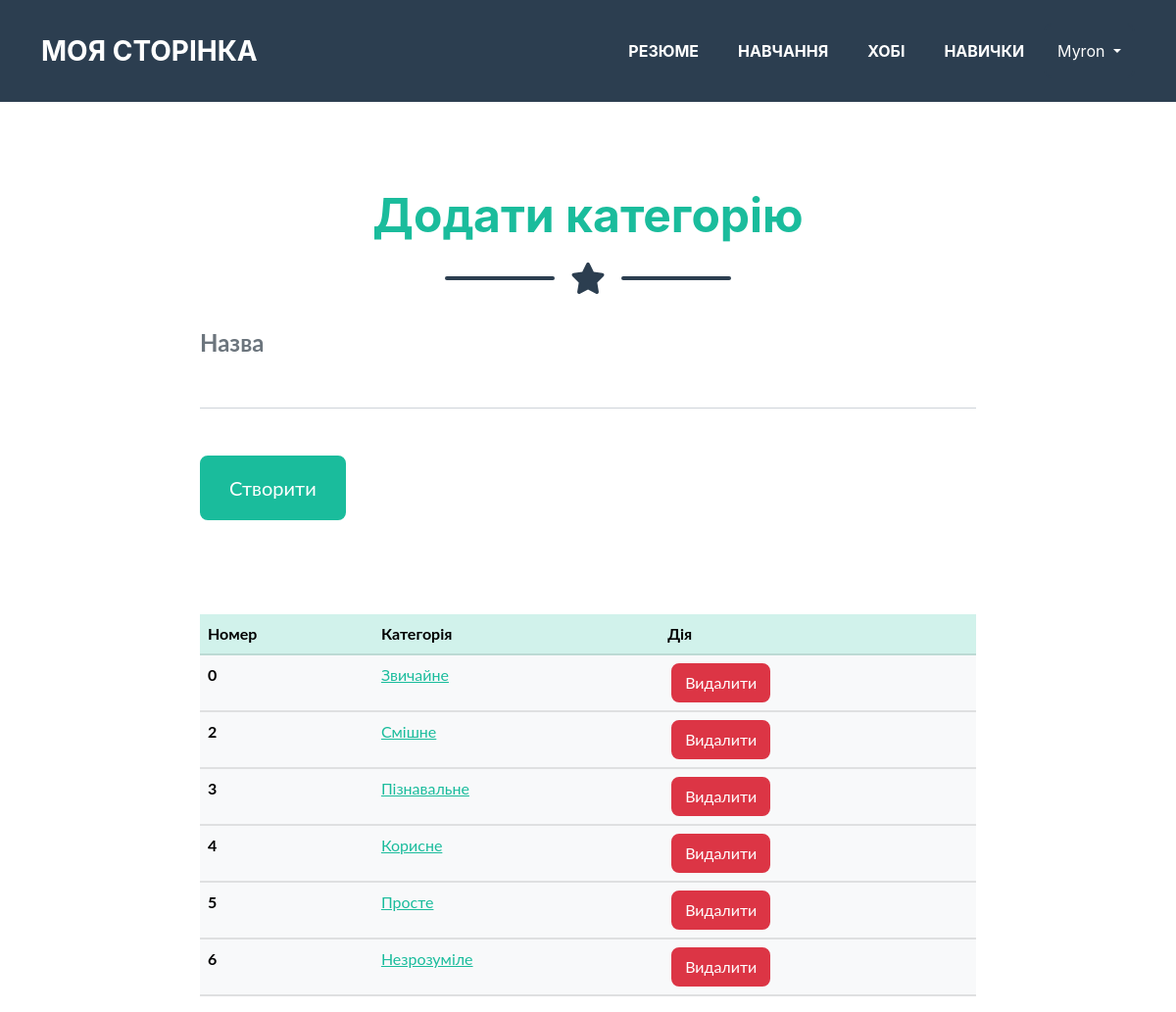
/post/category (signed in), run on the app's committed database.
### app/auth/models.py (models this page shows, shortened)
class User(db.Model, UserMixin):
    id = db.Column(db.Integer, primary_key=True)
    username = db.Column(db.String(20), unique=True, nullable=False)
    email = db.Column(db.String(120), unique=True, nullable=False)
    about_me = db.Column(db.String(140))
    last_seen = db.Column(db.DateTime, default=datetime.now())
    password = db.Column(db.String(60), nullable=False)
    image_file = db.Column(db.String(60), nullable=False, server_default='default.jpg')

### app/post/models.py (models this page shows)
class Category(db.Model):
    id = db.Column(db.Integer, primary_key=True)
    name = db.Column(db.String(50), nullable=False)
    posts = db.relationship('Post', backref='category', lazy=True)

### app/post/views.py (the view)
@post_blueprint.route("/category", methods=['GET', 'POST'])
@login_required
def view_category():
    form = CreateCategoryForm()
    list = Category.query.all()
    return render_template('category.html', form=form, list=list)

### app/post/forms.py
class CreateCategoryForm(FlaskForm):
    name = StringField('Назва', validators=[InputRequired(), Length(min=2, max=50)])
    submit = SubmitField('Створити')

### app/auth/models.py (called while the page is built)
@login_manager.user_loader
def user_loader(user_id):
    return User.query.get(int(user_id))

### app/post/templates/post/category.html (shortened to what this page needs)
{% extends 'base.html' %}
{% block body %}
<section class="page-section" id="category_table">
    <h2 class="page-section-heading text-center text-primary mb-0">Додати категорію</h2>
    <div class="divider-custom">
        <div class="divider-custom-line"></div>
        <div class="divider-custom-icon"><i class="fas fa-star"></i></div>
        <div class="divider-custom-line"></div>
    </div>
    <div class="row justify-content-center">
        <div class="container col-md-8 col-lg-8">
            <form id="createCategory" action={{ url_for('post_bp.create_category') }} method="POST">
                {% from "_render_field.html" import render_field %}
                <div class="form-floating mb-3">
                    {{ render_field(form.name) }}
                </div>
                {{form.submit(class_='btn btn-primary btn-xl')}}
            </form>
        </div>
    </div>
</section>
<section>
    <div class="row justify-content-center">
        <div class="container col-md-8 col-lg-8">
            <table class="table table-light">
                <thead class="table-primary">
                    <tr class = "categoryTable">
                        <th class = "categoryTable">Номер</th>
                        <th class = "categoryTable">Категорія</th>
                        <th class = "categoryTable">Дія</th>
                    </tr>
                </thead>
                <tbody>
                    {% for category in list %}
                    <tr>
                        <th scope="row">{{ category.id }}</th>
                        <td class = "categoryTable"><a href="{{ url_for('post_bp.update_category', category_id=category.id) }}">{{ category.name }}</a></td>
                        <td>
                            <a class="btn btn-danger ms-1" href={{ url_for('post_bp.delete_category', category_id=category.id) }}>Видалити</a>
                        </td>
                    </tr>
                    {% endfor %}
                </tbody>
            </table>
        </div>
    </div>
</section>
{% endblock %}

### app/templates/nav.html (shortened to what this page needs)
{% set menu = {
    "Резюме": url_for("home_bp.cv"),
    "Навчання": url_for("home_bp.edu"),
    "Хобі": url_for("home_bp.hobbies"),
    "Навички": url_for("home_bp.skills"),
} %}
<nav class="navbar navbar-expand-lg bg-secondary text-uppercase" id="mainNav">
    <div class="container">
        <a class="navbar-brand" href="{{url_for("home_bp.home")}}">Моя сторінка</a>
        <div class="collapse navbar-collapse" id="navbarResponsive">
            <ul class="navbar-nav ms-auto">
                {%for name, url in menu.items() %}
                <li class="nav-item mx-0 mx-lg-1"><a class="nav-link py-3 px-0 px-lg-3 rounded" href={{url}}> {{ name | upper}} </a></li>
                {% endfor %}
                {% if current_user.is_authenticated %}
                    <div class="btn-group">
                        <button class="btn btn-secondary dropdown-toggle " type="button" id="dropdownMenuButton" data-bs-toggle="dropdown" aria-haspopup="true" aria-expanded="false">
                            {{ current_user.username }}
                        </button>
                    </div>
                {% else %}
                    <li class="nav-item mx-0 mx-lg-1"><a class="nav-link py-3 px-0 px-lg-3 rounded" href={{ url_for('auth_bp.login') }}> Увійти </a></li>
                {% endif %}
            </ul>
        </div>
    </div>
</nav>

### data on the page
User: username "Myron"
Category: id "0", name "Звичайне"
Category: id "2", name "Смішне"
Category: id "3", name "Пізнавальне"
Category: id "4", name "Корисне"
Category: id "5", name "Просте"
Category: id "6", name "Незрозуміле"

### other printed values
{{ name | upper }} "РЕЗЮМЕ" "НАВЧАННЯ" "ХОБІ" "НАВИЧКИ"
{{ field.label() }} "Назва"
